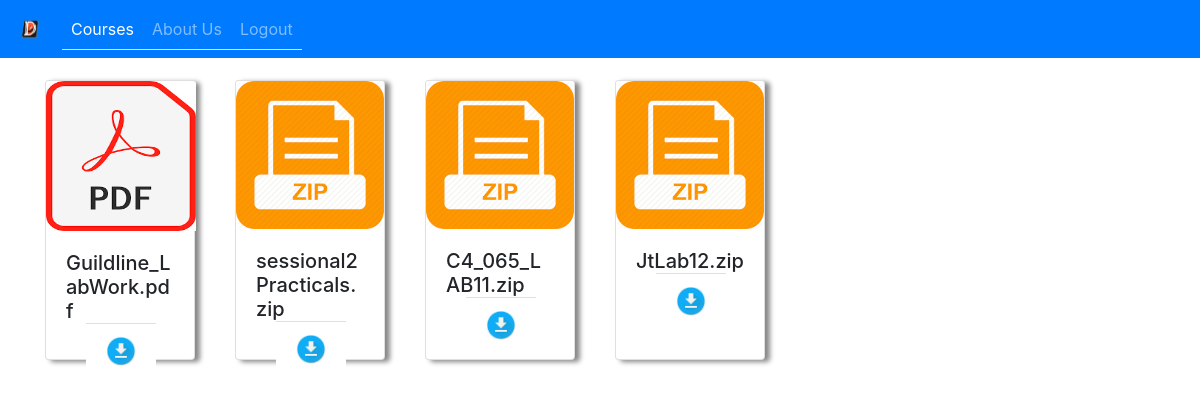
Screenshot of /document_view.php (signed in) with the database file from the repository.
### tables this page shows
CREATE TABLE `document` (
  `DocID` int(30) NOT NULL,
  `CID` int(30) DEFAULT NULL,
  `DocName` varchar(150) DEFAULT NULL,
  `DocMime` varchar(50) DEFAULT NULL,
  `DocData` blob,
  `DocDate` date DEFAULT NULL
);

### document_view.php (the view, shortened to what this page needs)
<html xmlns="http://www.w3.org/1999/xhtml">
<head>
<link rel="stylesheet" href="https://stackpath.bootstrapcdn.com/bootstrap/4.4.1/css/bootstrap.min.css"
>
</head>
<body>
<div id="wrapper">
        <nav class="navbar navbar-expand-lg fixed-top navbar-dark bg-primary">
          <a class="navbar-brand" href="#">
              <img src="images/ddu_logo.png" width="30" height="30" alt="">
          </a>
          <div class="collapse navbar-collapse" id="navbarSupportedContent">
            <ul class="navbar-nav mr-auto nav nav-tabs">
              <li class="nav-item active">
                  <a class="nav-link" href="stucourselist.php">Courses <span class="sr-only">(current)</span></a>
              </li>
              <li class="nav-item">
                  <a class="nav-link" href="aboutus.php">About Us</a>
              </li>
              <li class="nav-item">
                  <a class="nav-link" href="logout.php">Logout</a>
              </li>
            </ul>
          </div>
        </nav>
</body>
</html>
<div class="row row-cols-2 row-cols-md-6" style="margin: 30px; padding-top: 50px;">
   <?php
                require_once 'config.php';
                $dbhandler->setAttribute(PDO::ATTR_ERRMODE,PDO::ERRMODE_EXCEPTION);
                $stmt=$dbhandler->prepare("select * from Document");
                $stmt->execute();
                while($row=$stmt->fetch())
    {?>
    <div class="col mb-4" >
        <div class="card" style="width: 150px; height: 280px; box-shadow: 5px 2px 5px #888888; ">
                  <?php
                    $ext=$row['DocMime'];
                    if($ext=='application/pdf')
                    {
                        echo "<img src='images/pdfimage.png'class='card-img-top' alt='...' style='width:150px; height:150px;' >";
                    }
                    else if($ext=='application/x-zip-compressed')
                    {
                        echo "<img src='images/zipimage.png'class='card-img-top' alt='...' >";
                    }
                  ?>
            <div class="card-body" style="height: 3px;">
                <h5 class="card-title" style="font-size: 20px;">
                      <?php echo "".$row['DocName'];
                   echo "<div class='card-footer' style='width:70px; margin-left:20px; background-color:white;'>
                            <a target='_blank' href='downloads.php?id=".$row['DocID']."'>"
                              . "<img src='images/downloadimage.jpg' style='width:30px; '></a>
                          </div>";
                      echo "</div></div></div>";
                }
              ?>
</div>

### rows the page displays
document: DocName "Guildline_LabWork.pdf"
document: DocName "sessional2Practicals.zip"
document: DocName "C4_065_LAB11.zip"
document: DocName "JtLab12.zip"
